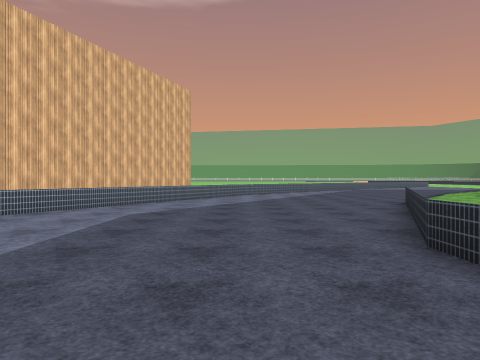
view 1 (above)

22 first-person views from a walk through a Unity game level. The camera is 1.4 m above the floor, looks level and sees 70° across. The floor is counted in squares, 2 m on a side. Each view is taken from the middle of a square. On the plan, view 1 faces up. The plan holds only what a view shows up to about 11 squares ahead; the rest is blank. The place goes on beyond the plan. The player character is not drawn. Some surface patterns are stand-ins.

view 2
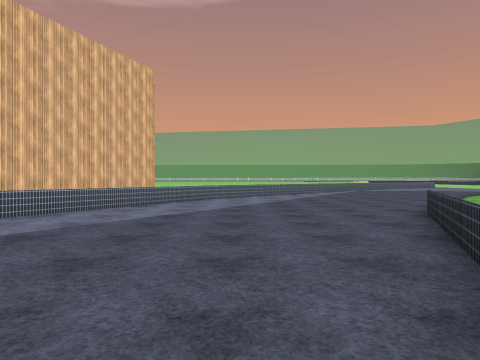

view 3
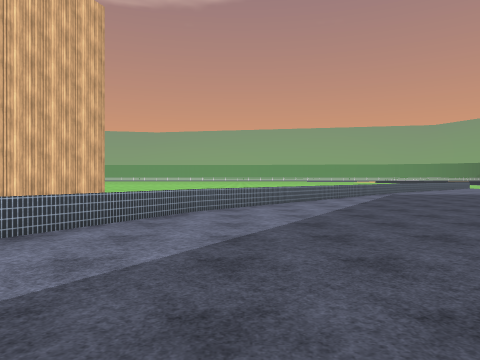

view 4
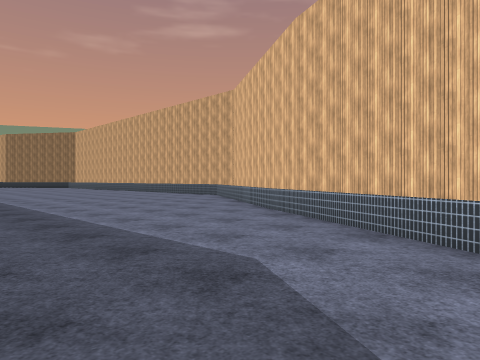

view 5
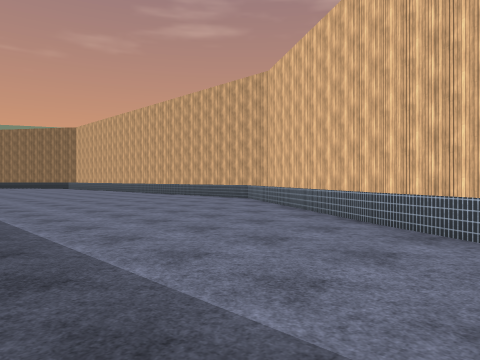

view 6
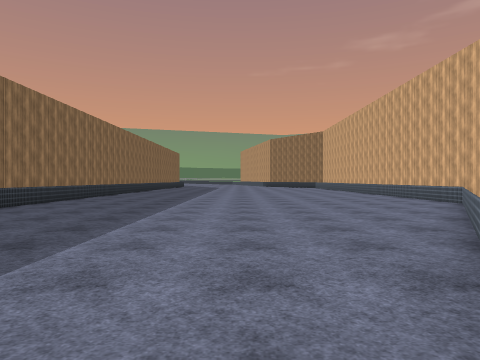

view 7
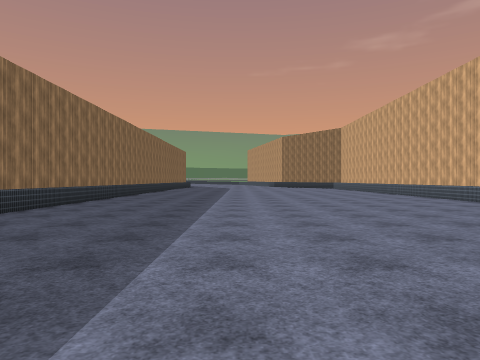

view 8
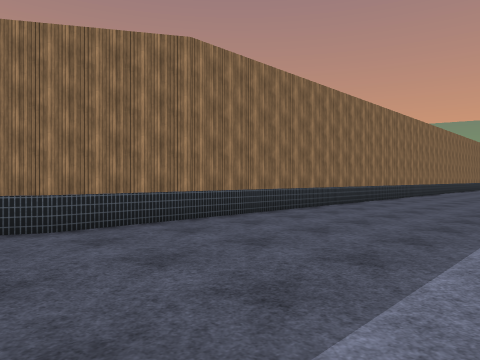

view 9
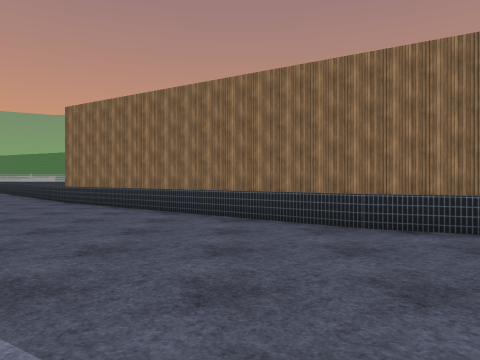

view 10
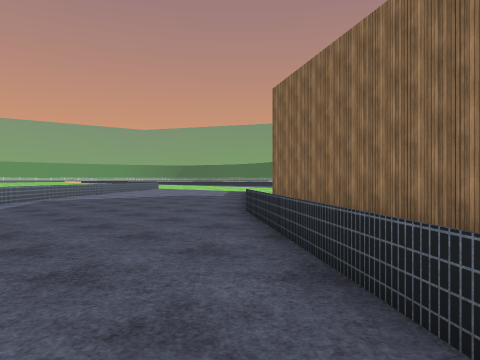

view 11
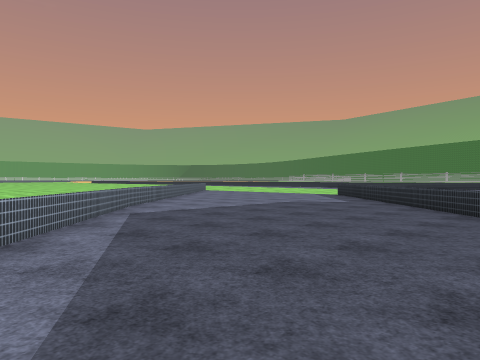

view 12
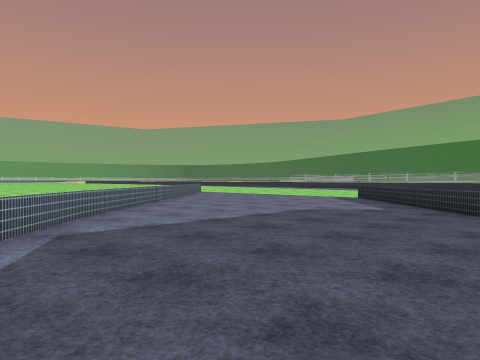

view 13
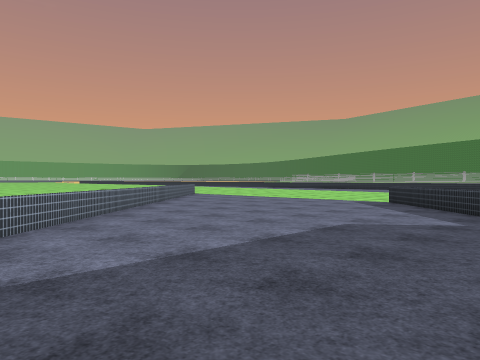

view 14
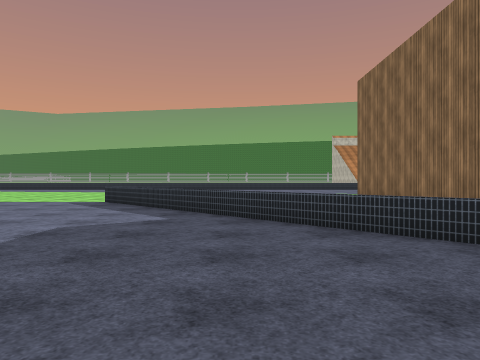

view 15
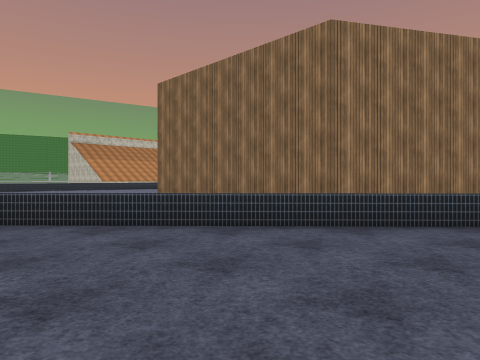

view 16
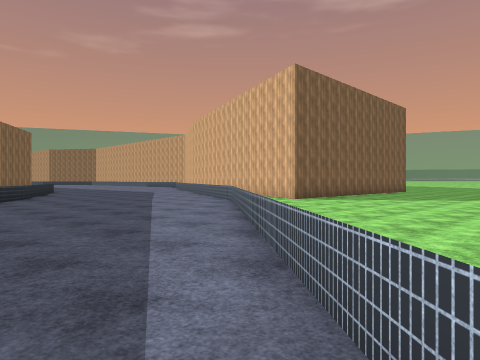

view 17
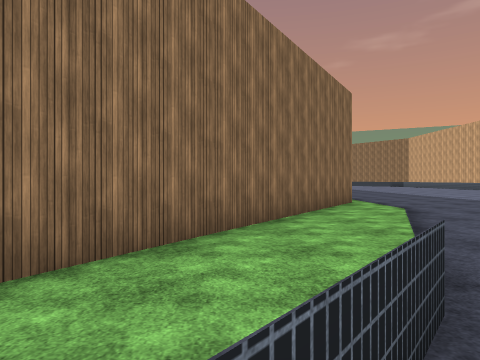

view 18
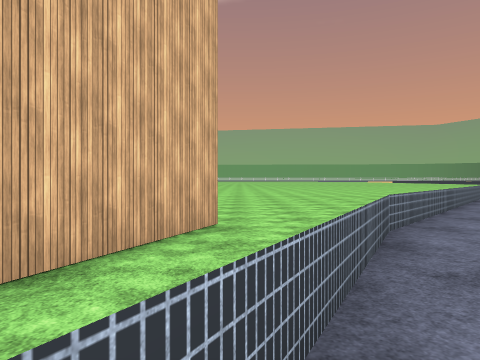

view 19
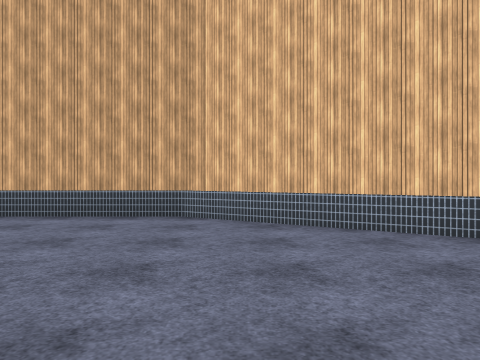

view 20
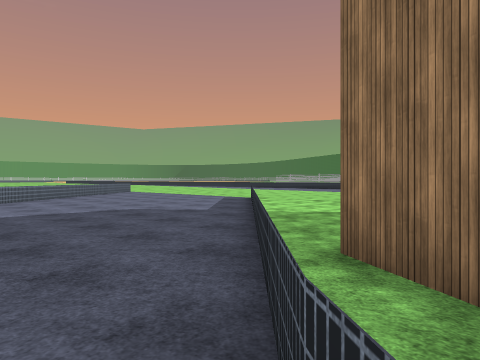

view 21
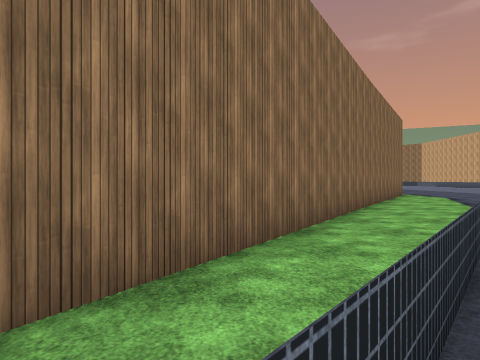

view 22
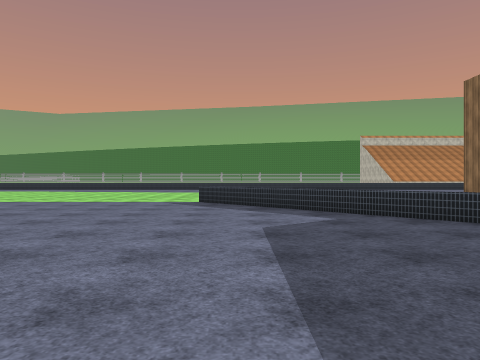

### Floor plan
Ten units are one square. View 1 is at (0, 0); x grows to the right and y downward. Boxes are objects, and circles mark ways between rooms. Rooms are numbered by the first view taken in them; rooms with no view inside come last. Other rooms are left out.
<svg viewBox="-118 -310 323 380">
<path fill="none" stroke="#000" d="M-24 -165 -44 -114M111 -154 131 -187M-62 -69 -75 -35M-75 -36 -113 27 -113 65M24 60 24 -10M49 -102 106 -175M1 -157 -65 -35M106 -174 200 -263M-64 -37 -106 31 -106 65M20 60 20 -36 50 -103M137 -305 94 -266 0 -157M131 -187 188 -187M55 -59 84 -109M84 -109 103 -140M44 -40 55 -59M25 -9 44 -40M103 -140 111 -154"/>
<text x="40" y="-120">1</text>
<text x="180" y="-210">2</text>
<text x="60" y="-90">3</text>
<text x="80" y="-130">4</text>
<text x="40" y="-60">5</text>
<text x="30" y="-40">6</text>
<text x="100" y="-150">7</text>
</svg>

Where each view was taken, in squares from view 1:
view 1: 0 up, 0 right, facing up
view 2: 3 up, 1 right, facing up
view 3: 8 up, 1 right, facing up
view 4: 9 up, 0 right, facing down-left
view 5: 6 up, 1 left, facing down-left
view 6: 7 up, 4 left, facing down
view 7: 5 up, 3 left, facing down
view 8: 5 up, 3 left, facing down-right
view 9: 12 up, 0 right, facing right
view 10: 12 up, 5 right, facing up-right
view 11: 18 up, 5 right, facing up-right
view 12: 20 up, 7 right, facing up-right
view 13: 22 up, 9 right, facing up-right
view 14: 22 up, 9 right, facing right
view 15: 24 up, 10 right, facing down-right
view 16: 24 up, 8 right, facing down-left
view 17: 12 up, 6 right, facing down
view 18: 11 up, 2 left, facing up
view 19: 2 down, 4 left, facing left
view 20: 17 up, 10 right, facing up-right
view 21: 17 up, 10 right, facing down
view 22: 25 up, 9 right, facing right
